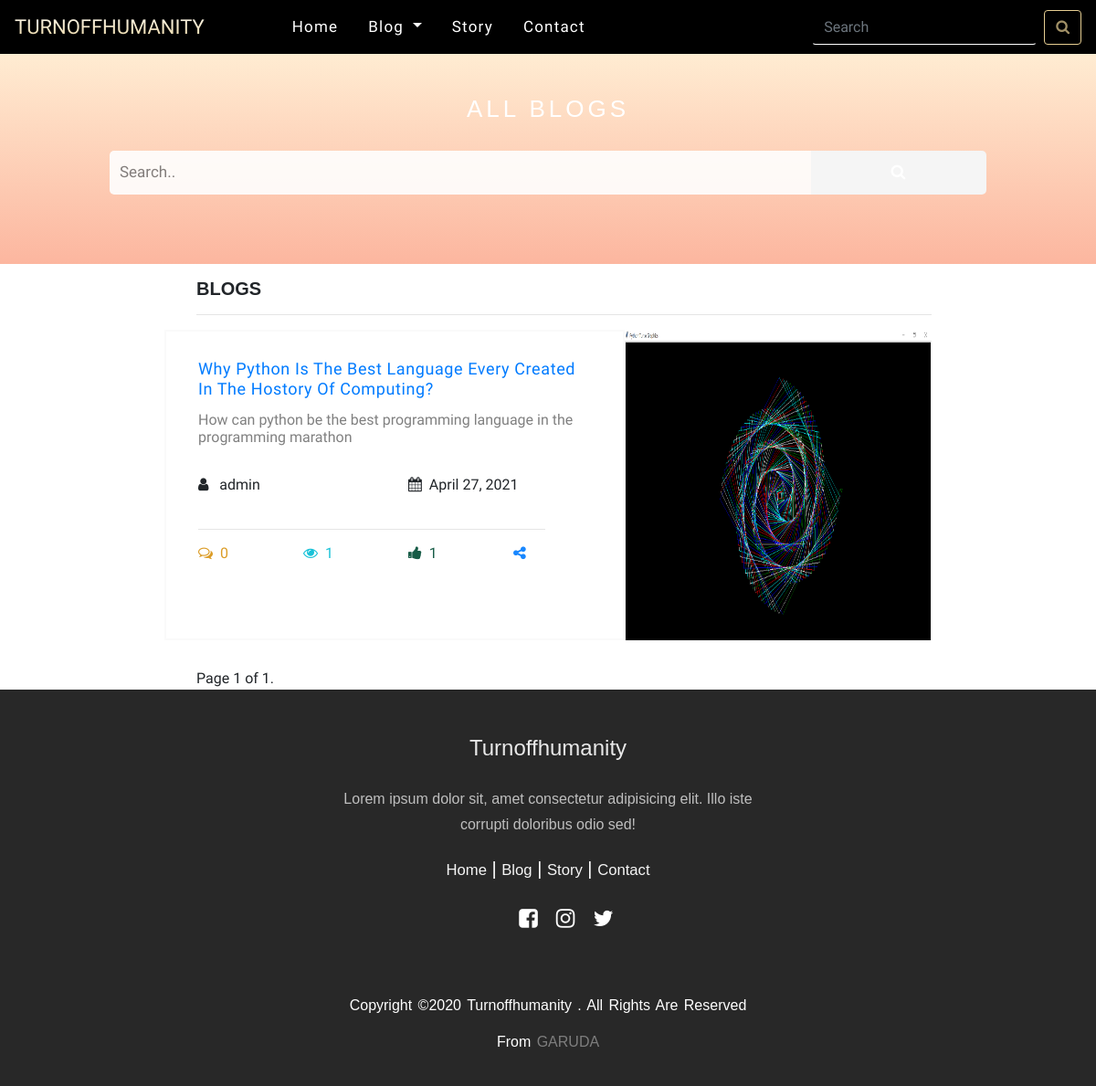
/categories/food, run on an earlier commit of the app's database.
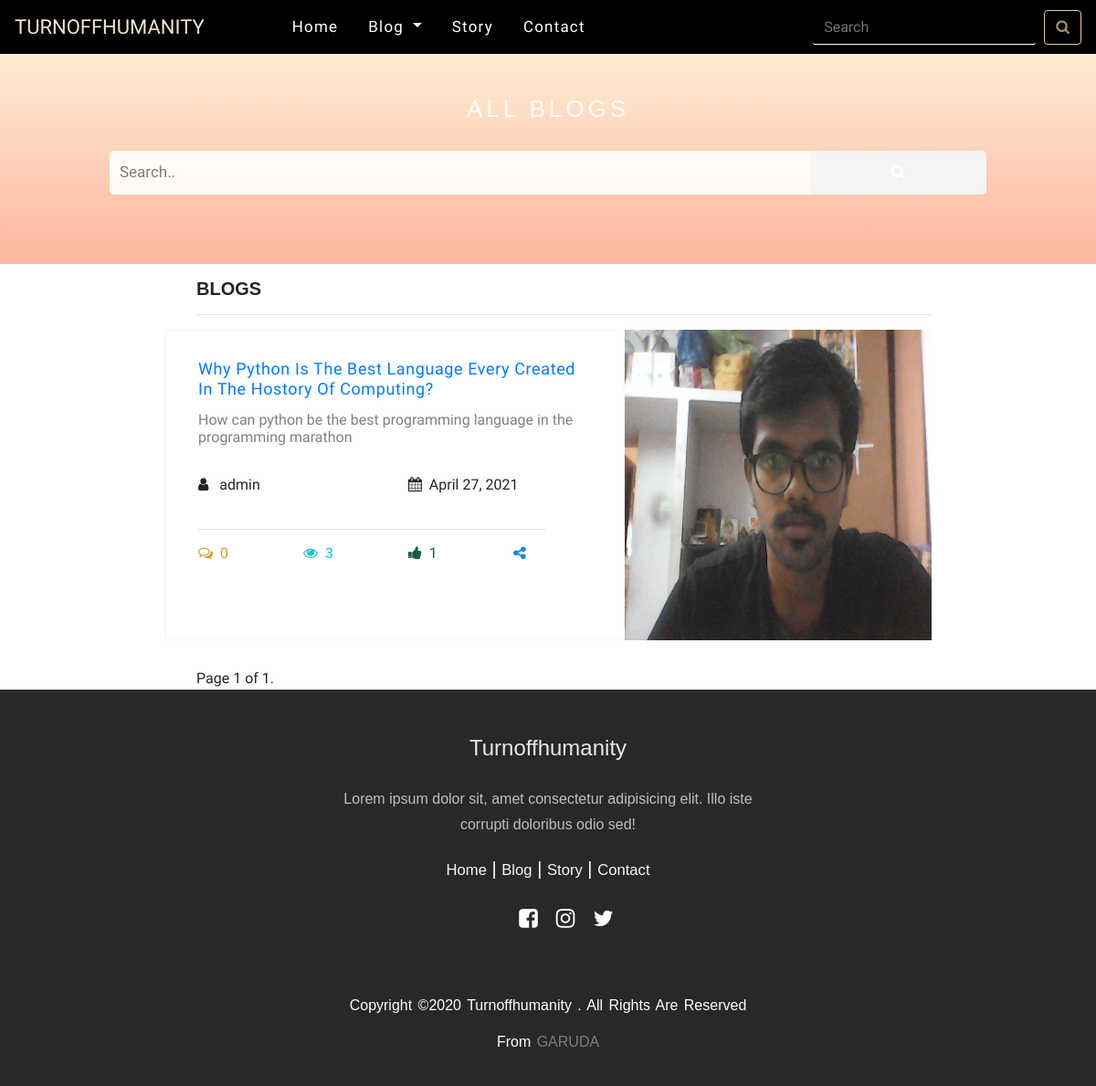
And on a later commit of the database.
### blogapp/models.py (models this page shows, shortened)
class Post(models.Model):
    Author=models.ForeignKey(User,on_delete=models.CASCADE)
    Title=models.TextField()
    TitleSlug=models.SlugField(blank=True,null=True)
    OverView=models.TextField()
    Thumbnail=models.ImageField(upload_to='thumbnails/')
    Content=RichTextUploadingField()
    Category=models.ManyToManyField(Category)
    DateAdded=models.DateField(auto_now_add=True)
    Views=models.PositiveIntegerField(default=0)
    CommentCount=models.PositiveIntegerField(default=0)
    Likes=models.PositiveIntegerField(default=0)
    class Meta:
        ordering=['-DateAdded']

### blogapp/views.py (the view)
# urls.py: path('categories/<str:category>',categoryFilter),
def categoryFilter(request,category):
    categoryObjects=Category.objects.filter(SlugName=category)
    if len(categoryObjects)>0:
        categoryObject=categoryObjects[0]
        posts=Post.objects.filter(Category=categoryObject)
        paginator=Paginator(posts,1)
        page_number=request.GET.get('page')
        page_obj=paginator.get_page(page_number)
        categories=Category.objects.all()
        return render(request,'blog.html',context={'page_obj':page_obj,'categories':categories})

### blogapp/models.py (called while the page is built)
    def __str__(self):
        return self.Name

### templates/blog.html (shortened to what the changed rows need)
{% load static %}
<!DOCTYPE html>
<html>
    <head>
        <head lang="en">
            <link rel="stylesheet" href="https://cdnjs.cloudflare.com/ajax/libs/font-awesome/4.7.0/css/font-awesome.min.css">
            <link rel="stylesheet" href="https://maxcdn.bootstrapcdn.com/bootstrap/4.5.2/css/bootstrap.min.css">
            <link rel="stylesheet" href="https://cdnjs.cloudflare.com/ajax/libs/font-awesome/4.7.0/css/font-awesome.min.css">
        <link rel = "stylesheet" href ="/static/styles/navfoot.css">
        <link rel = "stylesheet" href ="/static/styles/blog.css">
        </head>
    <body>
    <section class="blogbar-content">
    {% for post in page_obj %}
        <div class="row">
            <div class="blogbar-box1">
                <div class="column">
                    <h5><a href="/posts/{{post.TitleSlug}}">{{post.Title}}</a></h5>
                <h6>
                        {{post.OverView}}
                    </h6>
                    <div class="row" id="blogbox-r1">
                        <div class="blogbox-r1-box1"><i class="fa fa-user"></i> &nbsp;  {{post.Author}}</div>
                        <div class="blogbox-r1-box2"><i class="fa fa-calendar"></i>&nbsp;  {{post.DateAdded}}</div>
                    </div>
                    <hr >
                    <div class="row" id="blogbox-r2">
                        <div class="blogbox-r2-box" id="r2-b-icon1"><i class="fa fa-comments-o"></i>&nbsp;  {{post.CommentCount}}</div>
                        <div class="blogbox-r2-box" id="r2-b-icon2"><i class="fa fa-eye"></i>&nbsp; {{post.Views}}  </div>
                        <div class="blogbox-r2-box" id="r2-b-icon3"><i class="fa fa-thumbs-up"></i>&nbsp; {{post.Likes}} </div>
                        <div class="blogbox-r2-box" id="r2-b-icon4"><a href="#"><i class="fa fa-share-alt"></i></a></div>
                    </div>
                </div>
            </div>
            <div class="blogbar-box2">
                <img id="blogbox-img" src="{{post.Thumbnail.url}}">
            </div>
        </div>
        {% endfor %}
    </section>
    </body>
</html>

What changed in the data, as far as the page shows it:
changed Post "Why Python Is The Best Language Every Created In The Hostory Of Computing?": Views "1" → "3"; Thumbnail: a different picture
